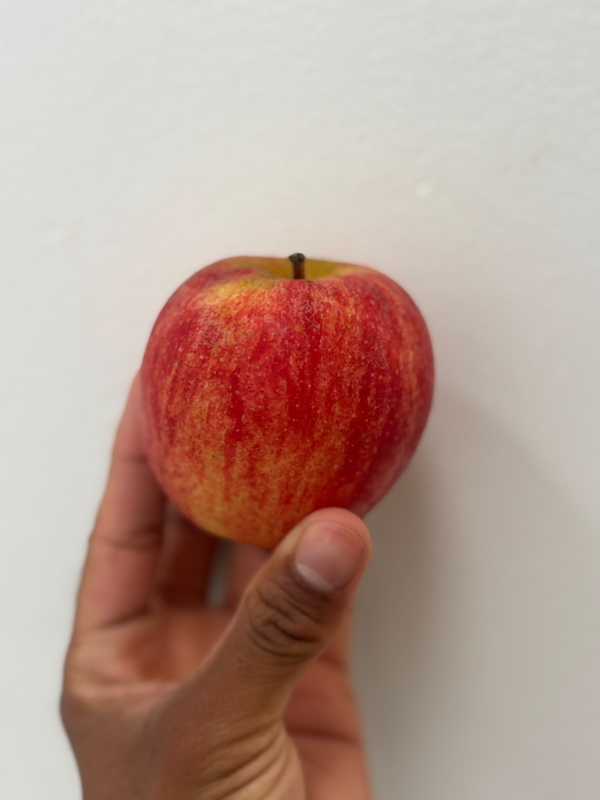
#> input picture data/own/excluidas/manzana_006.jpeg, 1200 x 1600 px (shown at 1/2 size)
$ python -i handcrafted.py   (imports and definitions only)   (older library calls are emulated)
#> lines starting #> are read from the running program, lines starting #| are printed output that depends on the picture
"""Extracción de características manuales para los modelos de ML clásico.

Cada imagen RGB de 128×128 se convierte en un vector x ∈ R^d que concatena:

=====================  ====  ==================================================
Bloque                 dim   Justificación
=====================  ====  ==================================================
Histograma HSV         34    El tono (H) separa colores de madurez/podredumbre
                             de forma más robusta a la iluminación que RGB,
                             porque la intensidad queda aislada en V.
Momentos de color      18    Media, desviación y asimetría por canal en HSV y
                             CIELab. Lab es aproximadamente uniforme en
                             percepción: distancias euclidianas ≈ diferencias
                             de color percibidas.
Indicadores de defecto  2    Fracción de píxeles oscuros y fracción marrón:
                             aproximan manchas, golpes y podredumbre.
LBP uniforme           28    Local Binary Patterns (P=8,R=1 y P=16,R=2):
                             textura local invariante a cambios monótonos de
                             brillo (piel lisa vs. arrugada o con moho).
GLCM (Haralick)        12    Contraste, disimilitud, homogeneidad, energía,
                             correlación y ASM a distancias 1 y 3: textura de
                             segundo orden.
HOG                    324   Histogramas de gradientes orientados sobre 64×64:
                             forma y bordes (silueta, grietas).
=====================  ====  ==================================================

Las características se estandarizan después (z-score) dentro del pipeline de
cada modelo, ajustando la media y la desviación SOLO con el conjunto de
entrenamiento.
"""

from __future__ import annotations

from concurrent.futures import ProcessPoolExecutor

import cv2
import numpy as np
from scipy.stats import skew
from skimage.feature import graycomatrix, graycoprops, hog, local_binary_pattern

from src.utils.paths import PROCESSED

H_BINS, S_BINS, V_BINS = 18, 8, 8
GLCM_PROPS = ("contrast", "dissimilarity", "homogeneity", "energy", "correlation", "ASM")


def _hist(channel: np.ndarray, bins: int, upper: int, mask=None) -> np.ndarray:
    vals = channel[mask] if mask is not None else channel.ravel()
    h, _ = np.histogram(vals, bins=bins, range=(0, upper))
    return h / max(h.sum(), 1)


def color_features(rgb: np.ndarray, mask: np.ndarray | None = None) -> np.ndarray:
    hsv = cv2.cvtColor(rgb, cv2.COLOR_RGB2HSV)
    lab = cv2.cvtColor(rgb, cv2.COLOR_RGB2LAB)
    hist = np.concatenate([
        _hist(hsv[..., 0], H_BINS, 180, mask),
        _hist(hsv[..., 1], S_BINS, 256, mask),
        _hist(hsv[..., 2], V_BINS, 256, mask),
    ])
    moments = []
    for img in (hsv, lab):
        px = img[mask] if mask is not None else img.reshape(-1, 3)
        px = px.astype(np.float32)
        moments += [px.mean(0) / 255, px.std(0) / 255, np.nan_to_num(skew(px, axis=0))]
    h, s, v = (hsv[..., i][mask] if mask is not None else hsv[..., i].ravel() for i in range(3))
    dark = np.mean(v < 60)
    brown = np.mean((h >= 5) & (h <= 25) & (s > 80) & (v < 150))
    return np.concatenate([hist, np.concatenate(moments), [dark, brown]])


def texture_features(gray: np.ndarray) -> np.ndarray:
    feats = []
    for p, r in ((8, 1), (16, 2)):
        lbp = local_binary_pattern(gray, p, r, method="uniform")
        h, _ = np.histogram(lbp, bins=p + 2, range=(0, p + 2))
        feats.append(h / h.sum())
    q = (gray // 8).astype(np.uint8)  # 32 niveles de gris: matriz GLCM estable
    glcm = graycomatrix(q, distances=[1, 3], angles=[0, np.pi / 4, np.pi / 2, 3 * np.pi / 4],
                        levels=32, symmetric=True, normed=True)
    feats.append(np.concatenate([graycoprops(glcm, p).mean(axis=1) for p in GLCM_PROPS]))
    return np.concatenate(feats)


def shape_features(gray: np.ndarray) -> np.ndarray:
    small = cv2.resize(gray, (64, 64), interpolation=cv2.INTER_AREA)
    return hog(small, orientations=9, pixels_per_cell=(16, 16), cells_per_block=(2, 2),
               feature_vector=True)


def extract(rgb: np.ndarray) -> np.ndarray:
    """Vector de características de una imagen RGB uint8."""
    gray = cv2.cvtColor(rgb, cv2.COLOR_RGB2GRAY)
    return np.concatenate([color_features(rgb), texture_features(gray), shape_features(gray)]
                          ).astype(np.float32)


def border_mask(size: int = 128, width: int = 16) -> np.ndarray:
    m = np.ones((size, size), bool)
    m[width:-width, width:-width] = False
    return m


def extract_background(rgb: np.ndarray) -> np.ndarray:
    """Solo color del borde de la imagen (fondo). Sirve para medir el sesgo de fondo."""
    return color_features(rgb, border_mask(rgb.shape[0])).astype(np.float32)


def feature_names() -> list[str]:
    names = [f"hue_{i}" for i in range(H_BINS)] + [f"sat_{i}" for i in range(S_BINS)]
    names += [f"val_{i}" for i in range(V_BINS)]
    for space in ("hsv", "lab"):
        for stat in ("mean", "std", "skew"):
            names += [f"{space}_{stat}_{c}" for c in range(3)]
    names += ["dark_ratio", "brown_ratio"]
    names += [f"lbp8_{i}" for i in range(10)] + [f"lbp16_{i}" for i in range(18)]
    names += [f"glcm_{p}_d{d}" for p in GLCM_PROPS for d in (1, 3)]
    names += [f"hog_{i}" for i in range(324)]
    return names


def extract_batch(images: np.ndarray, fn=extract, workers: int = 8) -> np.ndarray:
    with ProcessPoolExecutor(workers) as ex:
        return np.stack(list(ex.map(fn, images, chunksize=64)))


def features_path(split: str, kind: str = "full"):
    return PROCESSED / f"features_{kind}_{split}.npz"


def main() -> None:
    from src.data.preprocess import load_split

    for split in ("train", "val", "test", "mixed"):
        imgs, _ = load_split(split)
        for kind, fn in (("full", extract), ("background", extract_background)):
            X = extract_batch(imgs, fn)
            np.savez(features_path(split, kind), X=X)
            print(f"{split} {kind}: {X.shape}")


# [2 lines not run here, left out]

>>> import cv2
>>> picture = cv2.cvtColor(cv2.imread('../../data/own/excluidas/manzana_006.jpeg'), cv2.COLOR_BGR2RGB)
>>> result = extract(picture)
#> in extract, `gray = cv2.cvtColor(rgb, cv2.COLOR_RGB2GRAY)`:
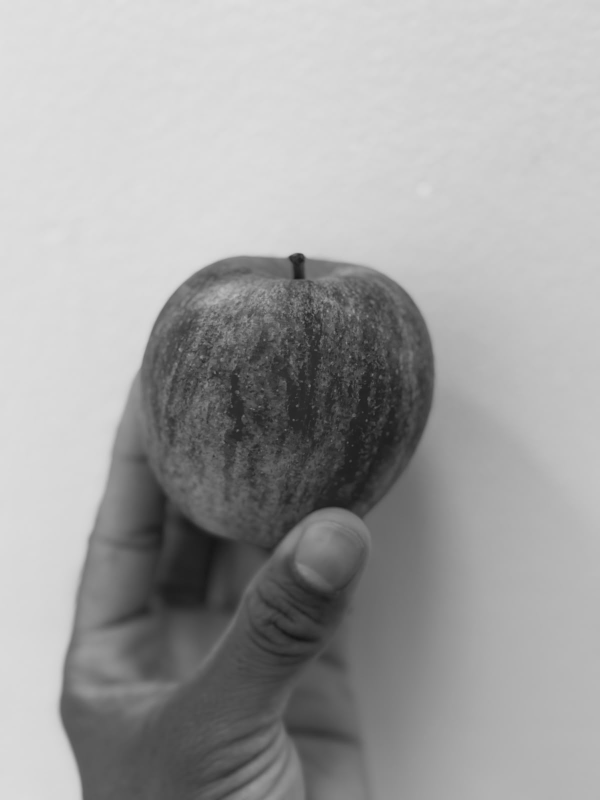
#> gray: shape (1600, 1200) (shown at 1/2 size); min 20, max 224, mean 161.8
#> in color_features, `hsv = cv2.cvtColor(rgb, cv2.COLOR_RGB2HSV)`: hsv: shape (1600, 1200, 3); mean H, S, V 20.9, 67.5, 182.8
#> in color_features, `lab = cv2.cvtColor(rgb, cv2.COLOR_RGB2LAB)`: lab: shape (1600, 1200, 3); mean of channels 0, 1, 2 169.1, 137.9, 140
#> in _hist, `h, _ = np.histogram(vals, bins=bins, range=(0, upper))`: h = 18 values, max 699446 at index 1, min 0 at index 6, mean 106666.7
#> in color_features, `hist = np.concatenate([ _hist(hsv[..., 0], H_BINS, 180, mask), _hist(h..`: hist = 34 values, max 0.597 at index 18, min 0 at index 6, mean 0.0882
#> the loop in color_features, `for img in (hsv, lab):` made 2 passes
#> in color_features, `dark = np.mean(v < 60)`: dark = 0.000832
#> in color_features, `brown = np.mean((h >= 5) & (h <= 25) & (s > 80) & (v < 150))`: brown = 0.143
#> in texture_features, `feats = []`: feats = []
#> the loop in texture_features, `for p, r in ((8, 1), (16, 2)):` made 2 passes
#> pass 1, in texture_features, `lbp = local_binary_pattern(gray, p, r, method="uniform")`:
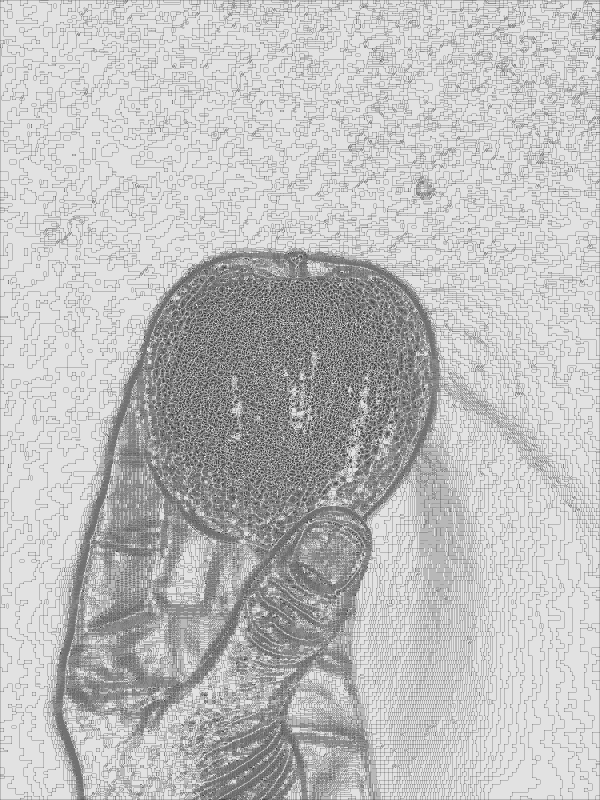
#> lbp: shape (1600, 1200) float64 (shown at 1/2 size); min 0, max 9, mean 6.74; drawn with min black and max white
#> pass 2, in texture_features, `lbp = local_binary_pattern(gray, p, r, method="uniform")`:
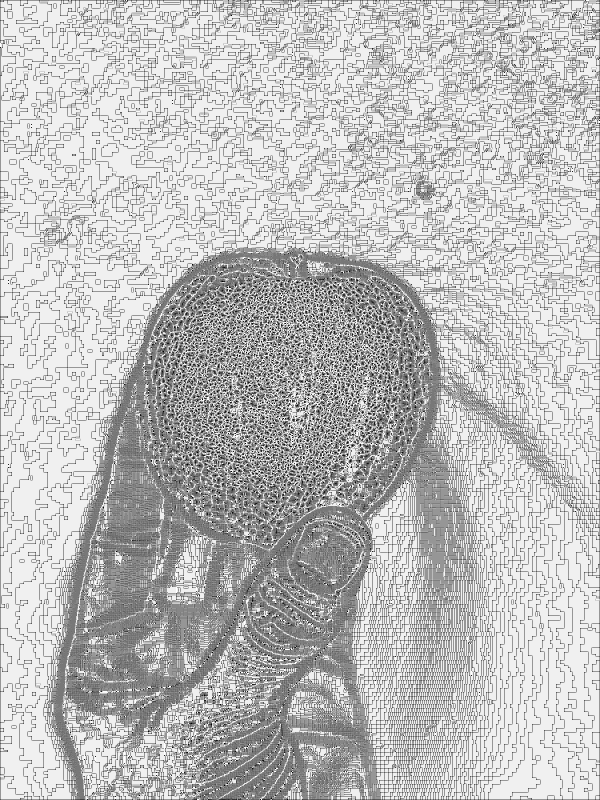
#> lbp: shape (1600, 1200) float64 (shown at 1/2 size); min 0, max 17, mean 12.68; drawn with min black and max white
#> after the loop in texture_features, `for p, r in ((8, 1), (16, 2)):`: feats = 2 items
#> in texture_features, `q = (gray // 8).astype(np.uint8)`:
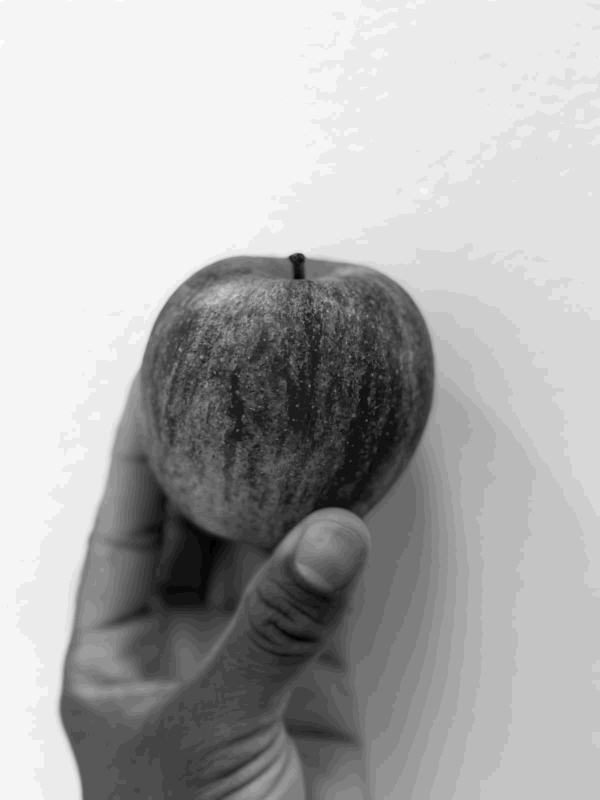
#> q: shape (1600, 1200) (shown at 1/2 size); min 2, max 28, mean 19.8; drawn with min black and max white
#> in shape_features, `small = cv2.resize(gray, (64, 64), interpolation=cv2.INTER_AREA)`:
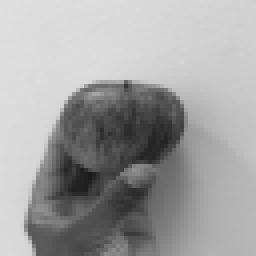
#> small: shape (64, 64) (shown 4 times larger); min 25, max 223, mean 161.8
#> result = 418 values, max 5.28 at index 40, min -0.95 at index 42, mean 0.149

$ run again, on data/own/excluidas/manzana_007.jpeg
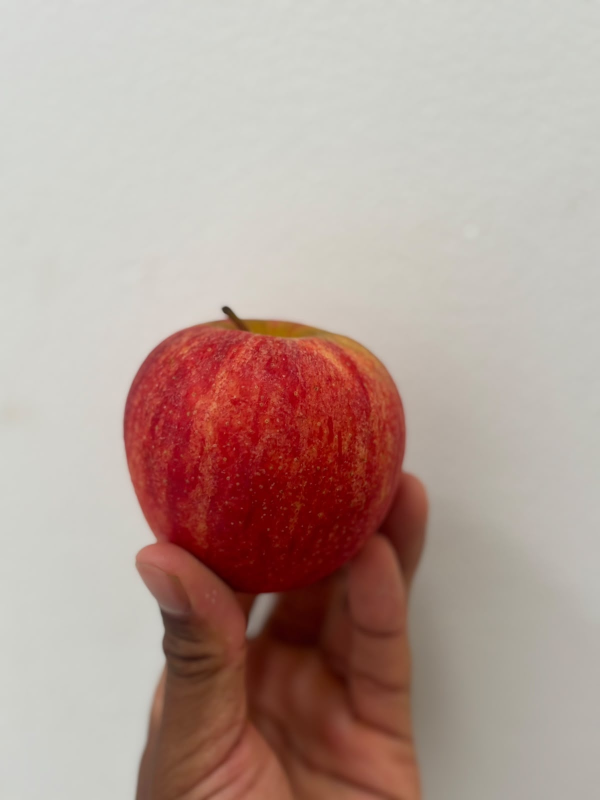
#> input picture data/own/excluidas/manzana_007.jpeg, 1200 x 1600 px (shown at 1/2 size)
#> hsv: shape (1600, 1200, 3); mean H, S, V 27.1, 57.8, 182.2
#> lab: shape (1600, 1200, 3); mean of channels 0, 1, 2 172.3, 136.3, 137.5
#> in _hist, `h, _ = np.histogram(vals, bins=bins, range=(0, upper))`: h = 18 values, max 621838 at index 3, min 0 at index 7, mean 106666.7
#> hist = 34 values, max 0.713 at index 18, min 0 at index 7, mean 0.0882
#> the loop in color_features, `for img in (hsv, lab):` made 2 passes
#> dark = 0.00352
#> brown = 0.102
#> in texture_features, `feats = []`: feats = []
#> the loop in texture_features, `for p, r in ((8, 1), (16, 2)):` made 2 passes
#> pass 1, in texture_features, `lbp = local_binary_pattern(gray, p, r, method="uniform")`:
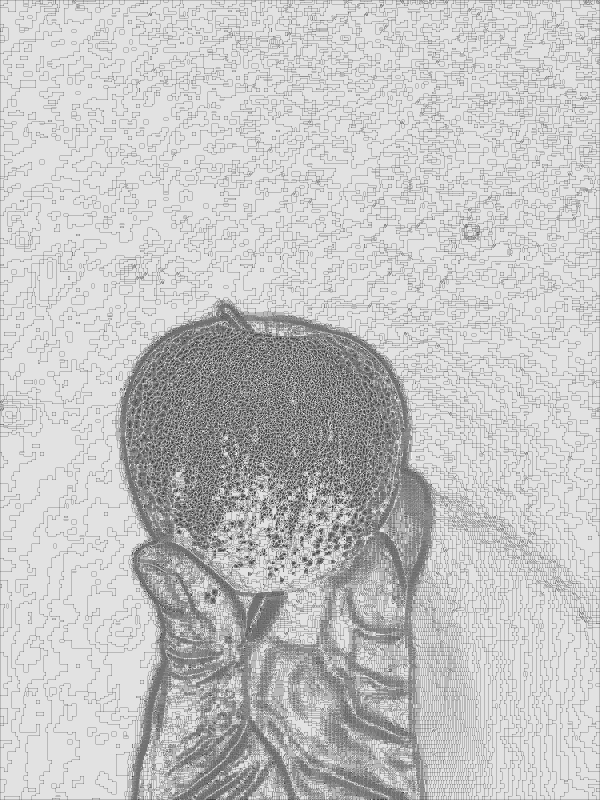
#> lbp: shape (1600, 1200) float64 (shown at 1/2 size); min 0, max 9, mean 6.97; drawn with min black and max white
#> after the loop in texture_features, `for p, r in ((8, 1), (16, 2)):`: feats = 2 items
#> in shape_features, `small = cv2.resize(gray, (64, 64), interpolation=cv2.INTER_AREA)`:
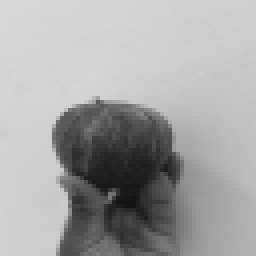
#> small: shape (64, 64) (shown 4 times larger); min 18, max 217, mean 165
#> result = 418 values, max 3.99 at index 40, min -1.24 at index 42, mean 0.145

$ run again, on data/own/excluidas/manzana_017.jpeg
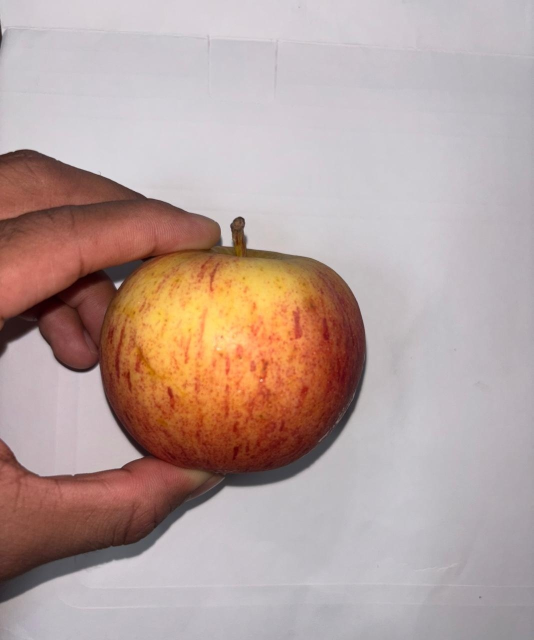
#> input picture data/own/excluidas/manzana_017.jpeg, 1067 x 1280 px (shown at 1/2 size)
#> hsv: shape (1280, 1067, 3); mean H, S, V 106.9, 48.8, 184.2
#> lab: shape (1280, 1067, 3); mean of channels 0, 1, 2 173.9, 136.5, 134.4
#> in _hist, `h, _ = np.histogram(vals, bins=bins, range=(0, upper))`: h = 18 values, max 356978 at index 13, min 0 at index 4, mean 75875.6
#> hist = 34 values, max 0.725 at index 18, min 0 at index 4, mean 0.0882
#> the loop in color_features, `for img in (hsv, lab):` made 2 passes
#> dark = 0.0117
#> brown = 0.0775
#> in texture_features, `feats = []`: feats = []
#> the loop in texture_features, `for p, r in ((8, 1), (16, 2)):` made 2 passes
#> pass 1, in texture_features, `lbp = local_binary_pattern(gray, p, r, method="uniform")`:
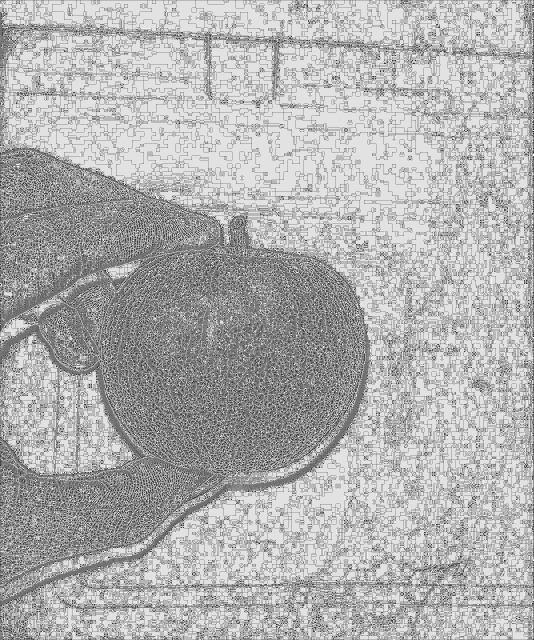
#> lbp: shape (1280, 1067) float64 (shown at 1/2 size); min 0, max 9, mean 6.24; drawn with min black and max white
#> after the loop in texture_features, `for p, r in ((8, 1), (16, 2)):`: feats = 2 items
#> in shape_features, `small = cv2.resize(gray, (64, 64), interpolation=cv2.INTER_AREA)`:
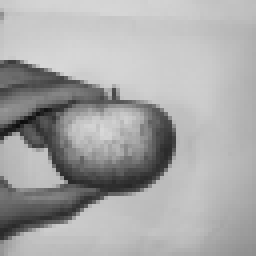
#> small: shape (64, 64) (shown 4 times larger); min 12, max 216, mean 167.6
#> result = 418 values, max 1.82 at index 50, min -1.46 at index 42, mean 0.135
